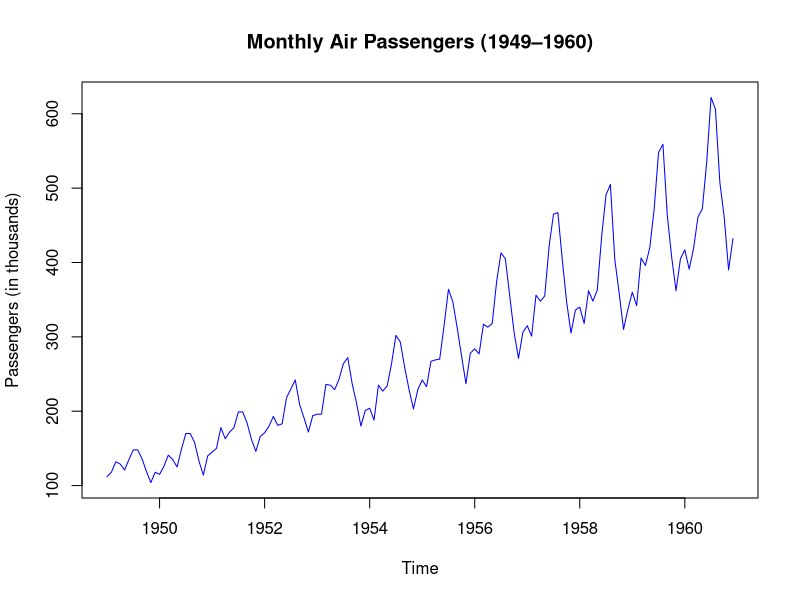
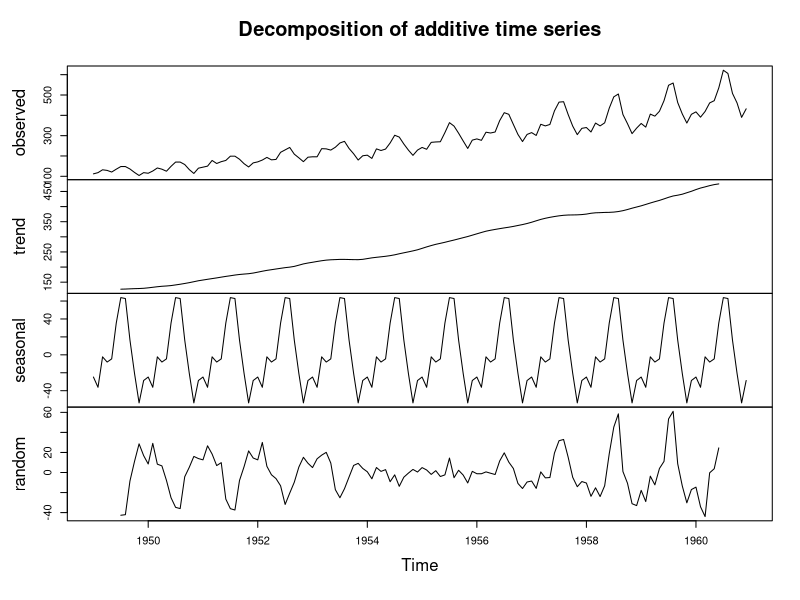
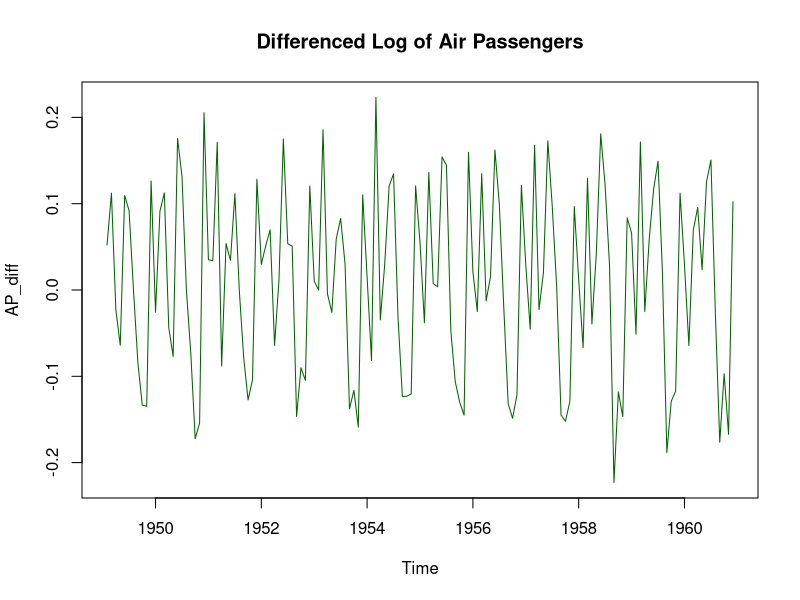
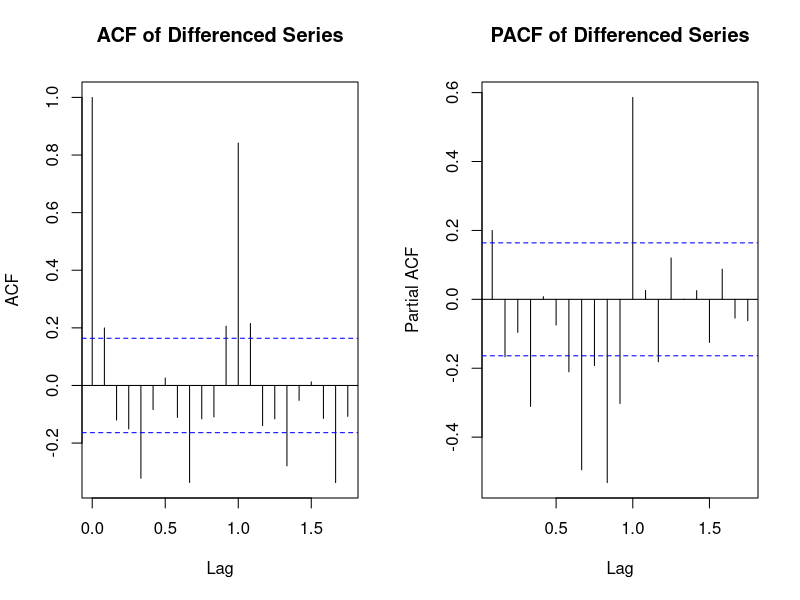
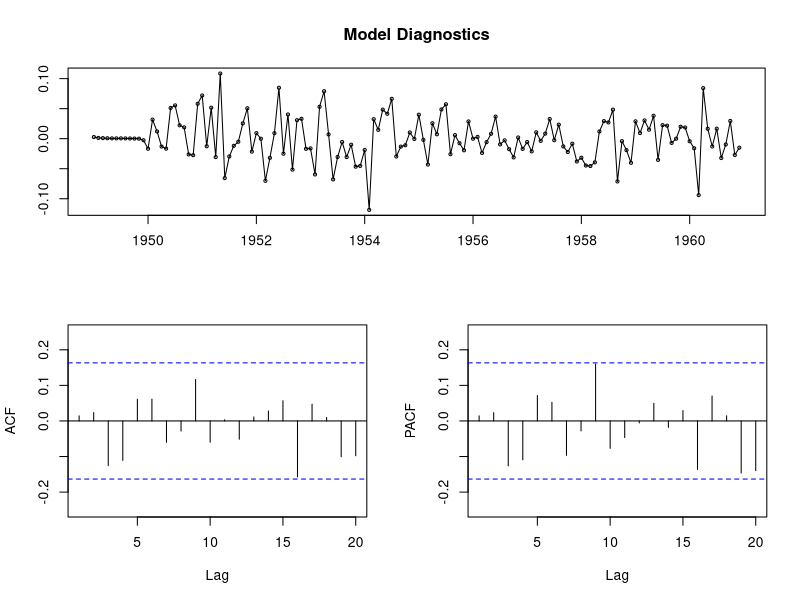
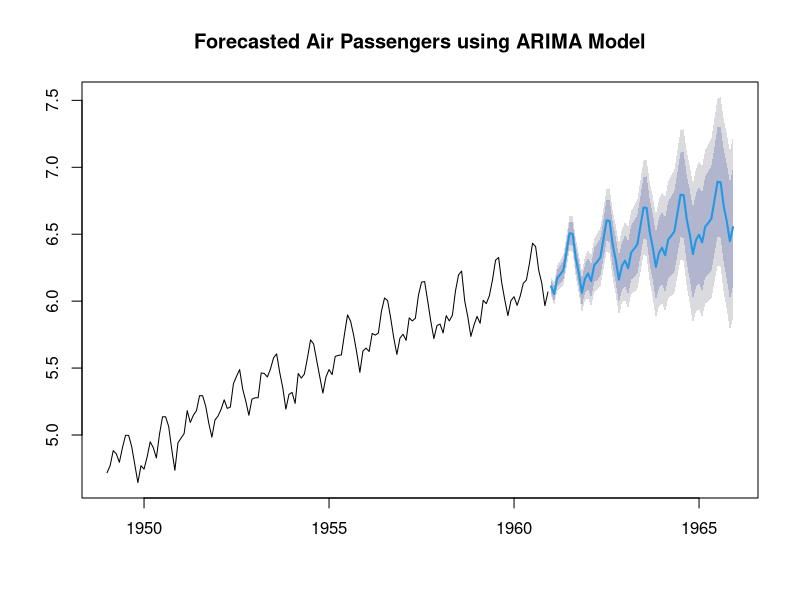

These charts were generated, in order, by the following R code:
# Load necessary packages
library(forecast)
library(tseries)

# Load the dataset
data("AirPassengers")
AP <- AirPassengers
plot(AP, main = "Monthly Air Passengers (1949–1960)", ylab = "Passengers (in thousands)", col = "blue")

# Summary statistics
summary(AP)

# Step 1: Decompose the time series
decomposed_AP <- decompose(AP)
plot(decomposed_AP)

# Step 2: Check for stationarity
adf.test(AP)   # Augmented Dickey-Fuller test

# Step 3: Apply differencing to make stationary
AP_diff <- diff(log(AP))
plot(AP_diff, main = "Differenced Log of Air Passengers", col = "darkgreen")

# Check again
adf.test(AP_diff)

# Step 4: Plot ACF and PACF
par(mfrow = c(1,2))
acf(AP_diff, main = "ACF of Differenced Series")
pacf(AP_diff, main = "PACF of Differenced Series")
par(mfrow = c(1,1))

# Step 5: Fit ARIMA model automatically
fit <- auto.arima(log(AP))
summary(fit)

# Step 6: Diagnostic plots
tsdisplay(residuals(fit), lag.max = 20, main = "Model Diagnostics")

# Step 7: Forecast for next 5 years (60 months)
forecast_AP <- forecast(fit, h = 60)
plot(forecast_AP, main = "Forecasted Air Passengers using ARIMA Model")

# Step 8: Back-transform predictions
predicted_values <- exp(forecast_AP$mean)
predicted_values

